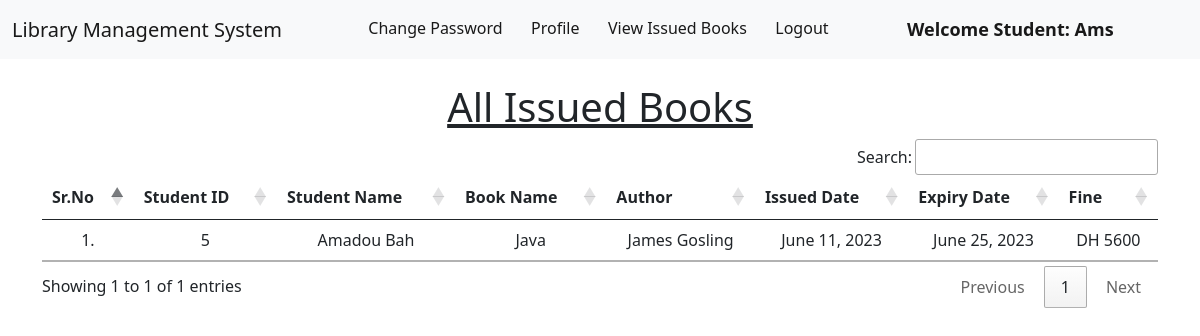
/student_issued_books/ (signed in), run on the app's committed database.
### library/models.py (models this page shows, shortened)
class Book(models.Model):
    name = models.CharField(max_length=200)
    author = models.CharField(max_length=200)
    isbn = models.PositiveIntegerField()
    category = models.CharField(max_length=50)

class IssuedBook(models.Model):
    student_id = models.CharField(max_length=100, blank=True)
    isbn = models.CharField(max_length=13)
    issued_date = models.DateField(auto_now=True)
    expiry_date = models.DateField(default=expiry)

### library/views.py (the view)
# urls.py: path('student_issued_books/',views.student_issued_books, name='student_issued_books'),
@login_required(login_url='/student_login')
def student_issued_books(request):
    student = Student.objects.filter(user_id =request.user.id)
    issuedBooks = IssuedBook.objects.filter(student_id= student[0].user_id)
    li1 = []
    li2 = []
    for i in issuedBooks:
        books = Book.objects.filter(isbn=i.isbn)
        for book in books:
            t = (request.user.id, request.user.get_full_name, book.name, book.author)
            li1.append(t)
        days=(date.today()-i.issued_date)
        d=days.days
        fine=0
        if d>15:
            day=d-14
            fine=day*5
        t=(issuedBooks[0].issued_date, issuedBooks[0].expiry_date, fine)
        li2.append(t)
    return render(request,'student_issued_books.html',{'li1':li1, 'li2':li2})

### library/templates/student_issued_books.html (shortened to what this page needs)
{% extends 'student_navbar.html' %}
{% load static %}
{% block content %}
<div class="container mt-4">
    <h1 class="text-center"><u>All Issued Books</u></h1>
    <table class="table table-hover" id="example">
        <thead>
            <tr class="text-center">
                <th>Sr.No</th>
                <th>Student ID</th>
                <th>Student Name</th>
                <th>Book Name</th>
                <th>Author</th>
                <th>Issued Date</th>
                <th>Expiry Date</th>
                <th>Fine</th>
            </tr>
        </thead>
        <tbody>
            {% for i in li1 %}
            <tr class="text-center">
                <td>{{forloop.counter}}.</td>
                <td>{{i.0}}</td>
                <td>{{i.1}}</td>
                <td>{{i.2}}</td>
                <td>{{i.3}}</td>
                {% endfor %}
                {% for i in li2 %}
                <td>{{i.0}}</td>
                <td>{{i.1}}</td>
                <td>DH {{i.2}}</td>
            </tr>
            {% endfor %}
        </tbody>
    </table>
    </div>
{% endblock content %}

### library/templates/student_navbar.html (shortened to what this page needs)
<!doctype html>
<html lang="en">
  <head>
    <link href="https://cdn.jsdelivr.net/npm/bootstrap@5.1.0/dist/css/bootstrap.min.css" rel="stylesheet">
    <link rel="stylesheet" href="https://cdn.datatables.net/1.10.25/css/jquery.dataTables.min.css">
    <link rel="stylesheet" href="https://cdn.datatables.net/buttons/1.7.1/css/buttons.dataTables.min.css">
  </head>
  <body>
    <nav class="navbar navbar-expand-lg navbar-light bg-light sticky-top">
        <div class="container-fluid">
          <a class="navbar-brand" href="#">Library Management System</a>
          <div class="collapse navbar-collapse" id="navbarSupportedContent">
            <ul class="navbar-nav me-auto mb-2 mb-lg-0">
              <li class="nav-item">
                <a class="nav-link active" aria-current="page" href="/change_password/">Change Password</a>
              </li>
              <li class="nav-item">
                <a class="nav-link active" aria-current="page" href="/profile/">Profile</a>
              </li>
              <li class="nav-item">
                <a class="nav-link active" aria-current="page" href="/student_issued_books/">View Issued Books</a>
              </li>
              <li class="nav-item">
                <a class="nav-link active" aria-current="page" href="/logout/">Logout</a>
              </li>
              <li class="nav-item">
                <a style="font-weight:600; font-family:'Segoe UI', Tahoma, Geneva, Verdana, sans-serif; font-size: large;" class="nav-link active" href="#">Welcome Student: {{request.user}}</a>
              </li>
            </ul>
          </div>
        </div>
      </nav>
      {% block content %}
      {% endblock content %}
  </body>
</html>

### data on the page
Book: name "Java", author "James Gosling"
IssuedBook: issued_date "June 11, 2023", expiry_date "June 25, 2023"

### other printed values
{{ request.user }} "Ams"
{{ i.0 }} "5"
{{ i.1 }} "Amadou Bah"
{{ i.2 }} "5600"
